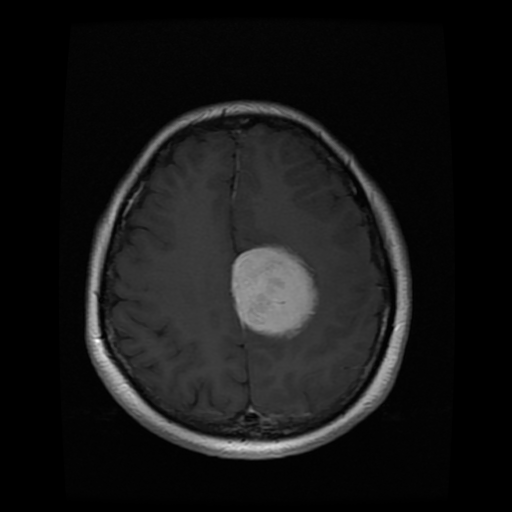
%> input picture Images/11.png, 512 x 512 px
$ octave fcmMethod.m   (GNU Octave 9; MATLAB toolbox functions it lacks are replaced by stand-ins)
%> lines starting %> are read from the running program, lines starting %| are printed output that depends on the picture; in (x1, y1, x2, y2) boxes, pixels count from 0 and x2, y2 are one past the last pixel; in counts of white or black regions, pixels touching at a corner belong together; the program's own positions count from 1
%> the answer given: Images/11.png
%> further down, im is the input picture: size 512x512 uint8; min 0, max 255, mean 22.6
### anisodiff.m
function diff_im = anisodiff(im, num_iter, delta_t, kappa, option)
%> called with num_iter = 10, delta_t = 0.143, kappa = 15, option = 2
fprintf('Removing noise\n');

fprintf('Filtering Completed !!');

% Convert input image to double.
im = double(im);
%> im: size 512x512 double

% PDE (partial differential equation) initial condition.
diff_im = im;

% Center pixel distances.
dx = 1;
dy = 1;
dd = sqrt(2);

% 2D convolution masks - finite differences.
hN = [0 1 0; 0 -1 0; 0 0 0];
hS = [0 0 0; 0 -1 0; 0 1 0];
hE = [0 0 0; 0 -1 1; 0 0 0];
hW = [0 0 0; 1 -1 0; 0 0 0];
hNE = [0 0 1; 0 -1 0; 0 0 0];
hSE = [0 0 0; 0 -1 0; 0 0 1];
hSW = [0 0 0; 0 -1 0; 1 0 0];
hNW = [1 0 0; 0 -1 0; 0 0 0];

% Anisotropic diffusion.
for t = 1:num_iter

        % Finite differences. [imfilter(.,.,'conv') can be replaced by conv2(.,.,'same')]
        nablaN = imfilter(diff_im,hN,'conv');
        nablaS = imfilter(diff_im,hS,'conv');
        nablaW = imfilter(diff_im,hW,'conv');
        nablaE = imfilter(diff_im,hE,'conv');
        nablaNE = imfilter(diff_im,hNE,'conv');
        nablaSE = imfilter(diff_im,hSE,'conv');
        nablaSW = imfilter(diff_im,hSW,'conv');
        nablaNW = imfilter(diff_im,hNW,'conv');

        % Diffusion function.
        if option == 1
            cN = exp(-(nablaN/kappa).^2);
            cS = exp(-(nablaS/kappa).^2);
            cW = exp(-(nablaW/kappa).^2);
            cE = exp(-(nablaE/kappa).^2);
            cNE = exp(-(nablaNE/kappa).^2);
            cSE = exp(-(nablaSE/kappa).^2);
            cSW = exp(-(nablaSW/kappa).^2);
            cNW = exp(-(nablaNW/kappa).^2);

        elseif option == 2
            cN = 1./(1 + (nablaN/kappa).^2);
            cS = 1./(1 + (nablaS/kappa).^2);
            cW = 1./(1 + (nablaW/kappa).^2);
            cE = 1./(1 + (nablaE/kappa).^2);
            cNE = 1./(1 + (nablaNE/kappa).^2);
            cSE = 1./(1 + (nablaSE/kappa).^2);
            cSW = 1./(1 + (nablaSW/kappa).^2);
            cNW = 1./(1 + (nablaNW/kappa).^2);
        end

        % Discrete PDE solution.
        diff_im = diff_im + ...
                  delta_t*(...
                  (1/(dy^2))*cN.*nablaN + (1/(dy^2))*cS.*nablaS + ...
                  (1/(dx^2))*cW.*nablaW + (1/(dx^2))*cE.*nablaE + ...
                  (1/(dd^2))*cNE.*nablaNE + (1/(dd^2))*cSE.*nablaSE + ...
                  (1/(dd^2))*cSW.*nablaSW + (1/(dd^2))*cNW.*nablaNW );

end
%> this loop made 10 passes
%> pass 1, in anisodiff, `nablaW = imfilter(diff_im,hW,'conv');`:
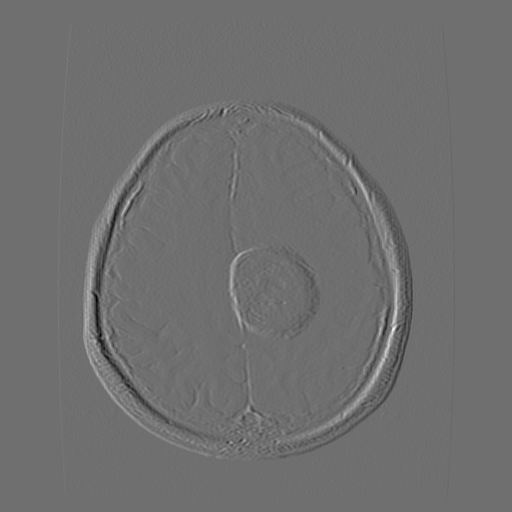
%> nablaW: size 512x512 double; min -55, max 71, mean 0; drawn with min black and max white
%> pass 1, in anisodiff, `nablaE = imfilter(diff_im,hE,'conv');`:
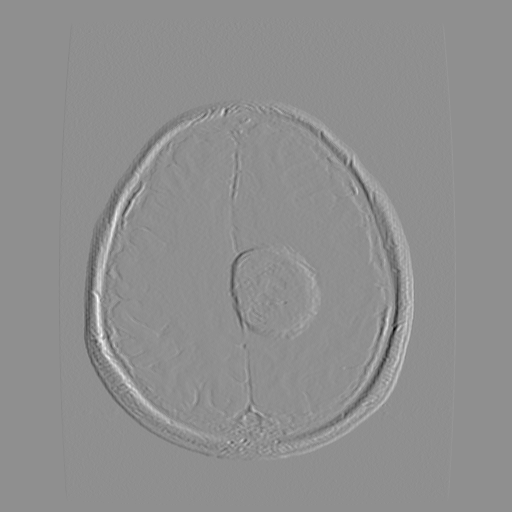
%> nablaE: size 512x512 double; min -71, max 55, mean 0; drawn with min black and max white
%> after the loop:
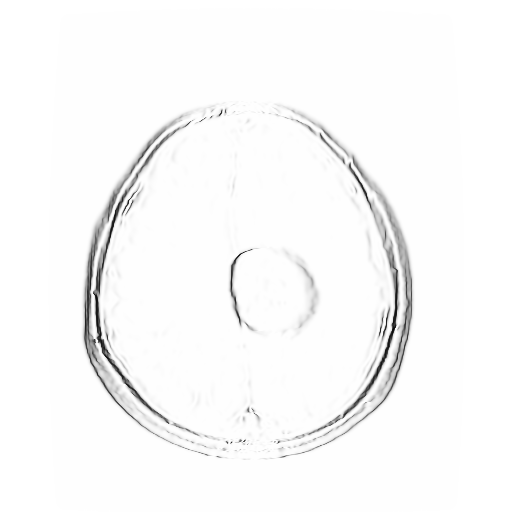
%> cW: size 512x512 double; min 0.0362, max 1, mean 0.98; mean of the top-left, top-right, bottom-left and bottom-right quarters 0.985, 0.988, 0.973, 0.974

### fcmthresh.m
function [bw,level]=fcmthresh(IM,sw)
%FCMTHRESH Thresholding by 3-class fuzzy c-means clustering
%  [bw,level]=fcmthresh(IM,sw) outputs the binary image bw and threshold level of
%  image IM using a 3-class fuzzy c-means clustering. It often works better
%  than Otsu's methold which outputs larger or smaller threshold on
%  fluorescence images.
%  sw is 0 or 1, a switch of cut-off position.
%  sw=0, cut between the small and middle class
%  sw=1, cut between the middle and large class
%
%  Contributed by Guanglei Xiong (xgl99@mails.tsinghua.edu.cn)
%  at Tsinghua University, Beijing, China.
% check the parameters
if (nargin<1)
    error('You must provide an image.');
elseif (nargin==1)
    sw=0;
elseif (sw~=0 && sw~=1)
    error('sw must be 0 or 1.');
end
data=reshape(IM,[],1);
[center,member]=fcm(data,3);
[center,cidx]=sort(center);
member=member';
member=member(:,cidx);
[maxmember,label]=max(member,[],2);
if sw==0
    level=(max(data(label==1))+min(data(label==2)))/2;
else
    level=(max(data(label==2))+min(data(label==3)))/2;
end
bw=im2bw(IM,level);

### fcmMethod.m
clc;
clear all;
close all;
%% Input
[I,path]=uigetfile('*.png','select a input image');
str=strcat(path,I);
im=imread(str);

figure;
imshow(im);
title('Input image','FontSize',20);

%% Filter Image
num_iter = 10;
delta_t = 1/7;
kappa = 15;
option = 2;

im = anisodiff(im,num_iter,delta_t,kappa,option);

im = uint8(im);
%> im: size 512x512 uint8

im = imresize(im,[256,256]);
%> im: size 256x256 uint8
if size(im,3)>1
    im = rgb2gray(im);
end
figure;
imshow(im);

fim = mat2gray(im);
level = graythresh(fim);
%> level = 0.153
fim = imresize(fim,[256,256]);
bwfim = im2bw(fim,0.1);
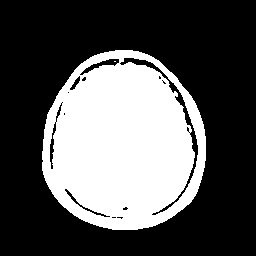
%> bwfim: size 256x256 logical; 33.7% white; 2 white regions (1 under 20 px), largest, box (x1, y1, x2, y2) and area: (42, 50, 206, 230) 22071

%% Fuzzy C Means Segmentation
[bwfim0,level0]=fcmthresh(fim,0);
%> in fcmthresh, `[center,member]=fcm(data,3);`: center = [0.0127; 0.578; 0.217]
%> in fcmthresh, `[center,cidx]=sort(center);`: center = [0.0127; 0.217; 0.578]; cidx = [1; 3; 2]
%> in fcmthresh, `level=(max(data(label==1))+min(data(label==2)))/2;`: level = 0.114
%> in fcmthresh, `bw=im2bw(IM,level);`: bw: size 256x256 logical; 32.8% white; 6 white regions (5 under 20 px), largest, box (x1, y1, x2, y2) and area: (42, 50, 206, 230) 21473
%> level0 = 0.114
[bwfim1,level1]=fcmthresh(fim,1);
%> call 2 of fcmthresh, with sw = 1
%> in fcmthresh (call 2), `[center,member]=fcm(data,3);`: center = [0.0127; 0.578; 0.217]
%> in fcmthresh (call 2), `[center,cidx]=sort(center);`: center = [0.0127; 0.217; 0.578]
%> in fcmthresh (call 2), `level=(max(data(label==2))+min(data(label==3)))/2;`: level = 0.4
%> in fcmthresh (call 2), `bw=im2bw(IM,level);`:
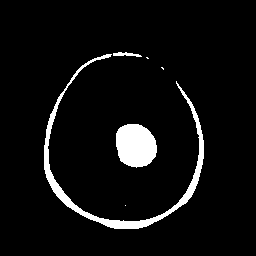
%> bw: size 256x256 logical; 5.7% white; 6 white regions (3 under 20 px), largest, box (x1, y1, x2, y2) and area: (44, 54, 204, 229) 2224, (116, 124, 157, 168) 1438, (113, 52, 142, 57) 84
%> level1 = 0.4
subplot(2,2,1);
imshow(fim);title('Original');
subplot(2,2,2);
imshow(bwfim);title(sprintf('Otsu,level=%f',level));
subplot(2,2,3);
imshow(bwfim0);title(sprintf('FCM0,level=%f',level0));
subplot(2,2,4);
imshow(bwfim1);title(sprintf('FCM1,level=%f',level1));

%% Morphological Operation
SE = ones(5);
bwfim1 = imopen(bwfim1,SE);
%> bwfim1: size 256x256 logical; 4.2% white; 6 white regions, box (x1, y1, x2, y2) and area: (116, 124, 157, 167) 1437, (44, 149, 77, 210) 466, (179, 140, 204, 205) 424, (99, 218, 153, 229) 406, (50, 114, 55, 119) 25, (46, 129, 51, 134) 25
imshow(bwfim1);
title('Brain Tumor with other small unwanted objects');
bwfim1 = bwareaopen(bwfim1,500);
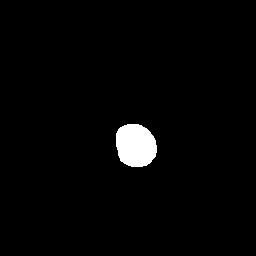
%> bwfim1: size 256x256 logical; 2.2% white; 1 white region
figure;
imshow(bwfim1);
title('Segmented Brain Tumor');

%% Bounding Box
stats=regionprops(bwfim1,'Solidity','Area','BoundingBox');
%> stats = 1 region; box (x1, y1, x2, y2), Area and Solidity: (116, 124, 157, 167) 1437 0.978
density=[stats.Solidity];
%> density = 0.978
area=[stats.Area];
%> area = 1437
High_Density_Area=density > 0.6; % reduce to detect small or early stage tumors
%> High_Density_Area = true
MaxArea=max(area(High_Density_Area));
%> MaxArea = 1437
tumor_label=find(area==MaxArea);
%> tumor_label = 1
tumor=ismember(bwfim1,tumor_label);

box = stats(tumor_label);
%> box has the same summary as stats
wantedBox = box.BoundingBox;
%> wantedBox = [116.5 124.5 41 43]
figure
imshow(im);
title('Bounding Box','FontSize',20);
hold on;
rectangle('Position',wantedBox,'EdgeColor','y');
%> figure, not shown here; its title reads 'Bounding Box'
hold off;

dilationAmount = 5;
rad = floor(dilationAmount);
[r,c] = size(tumor);
%> r = 256; c = 256
filledImage = imfill(tumor, 'holes');

for i=1:r
   for j=1:c
       x1=i-rad;
       x2=i+rad;
       y1=j-rad;
       y2=j+rad;
       if x1<1
           x1=1;
       end
       if x2>r
           x2=r;
       end
       if y1<1
           y1=1;
       end
       if y2>c
           y2=c;
       end
       erodedImage(i,j) = min(min(filledImage(x1:x2,y1:y2)));
   end
end
%> erodedImage: size 256x256 logical; 1.1% white; 1 white region, box (x1, y1, x2, y2) and area: (121, 129, 151, 162) 699

tumorOutline=tumor - erodedImage;
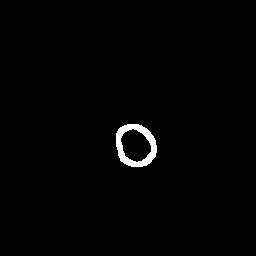
%> tumorOutline: size 256x256 double; values 0 (black) and 1 (white), 1.1% white; 1 white region, box (x1, y1, x2, y2) and area: (116, 124, 157, 167) 738
figure;
imshow(tumorOutline);

%% Area and Perimeter of Brain tumor
measurements = regionprops(tumor,  ...
    'area', 'Centroid', 'Perimeter');
%> measurements = 1 region; Area, Centroid and Perimeter: 1437 [136.3 146.1] 132.9

area = [measurements.Area];
centroid = [measurements.Centroid];
%> centroid = [136.3 146.1]
perimeter = [measurements.Perimeter];
%> perimeter = 132.9

numberofWhitePixels = bwarea(tumor);
%> numberofWhitePixels = 1442.1

%convert into mm
area_tumor = numberofWhitePixels * (0.26458333)^2;
%> area_tumor = 101
perimeter_tumor = perimeter * 0.26458333;
%> perimeter_tumor = 35.17

% Get coordinates of the boundary in tumor
structBoundaries = bwboundaries(tumor);
%> structBoundaries = 1 boundary; box (x1, y1, x2, y2) and points: (116, 124, 157, 167) 124
xy=structBoundaries{1}; % Get n by 2 array of x,y coordinates.
%> xy = 124 rows, first 12: [134 117; 133 118; 132 118; 131 119; 130 119; 129 120; 128 121; 128 122; 127 123; 127 124; 126 125; 126 126]
x = xy(:, 2); % Columns.
%> x = 124 values, max 157 at index 50, min 117 at index 1, mean 135.7
y = xy(:, 1); % Rows.
%> y = 124 values, max 167 at index 75, min 125 at index 14, mean 146.1
